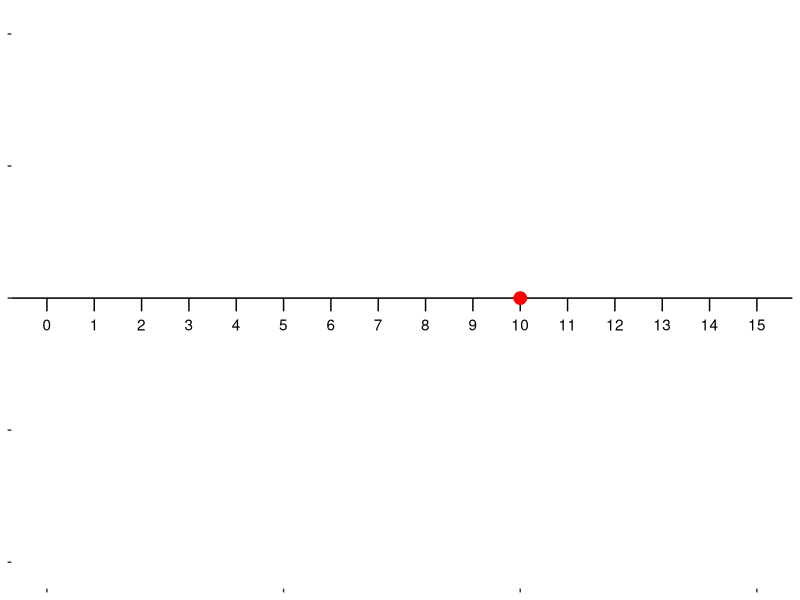
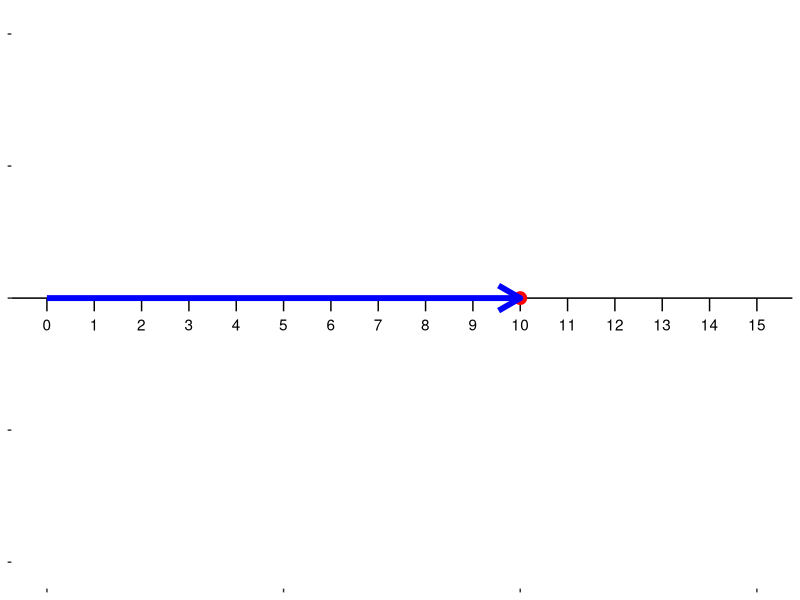
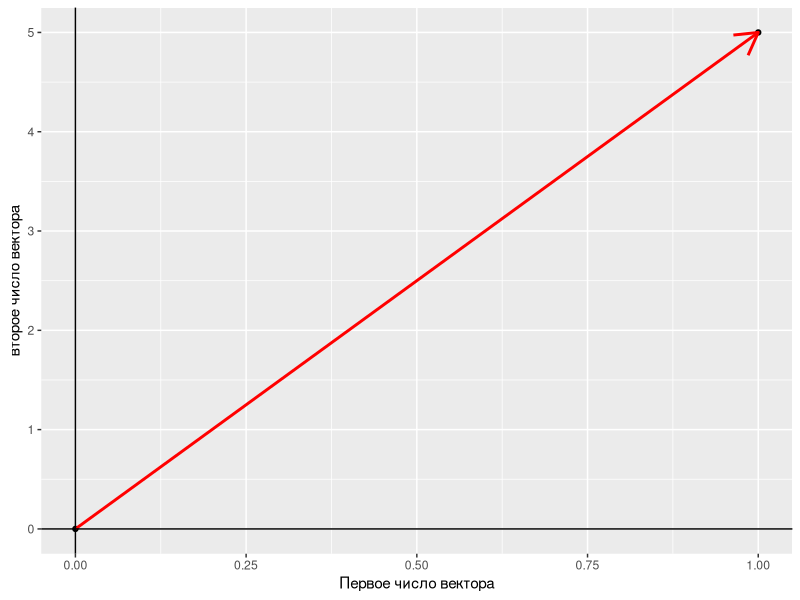
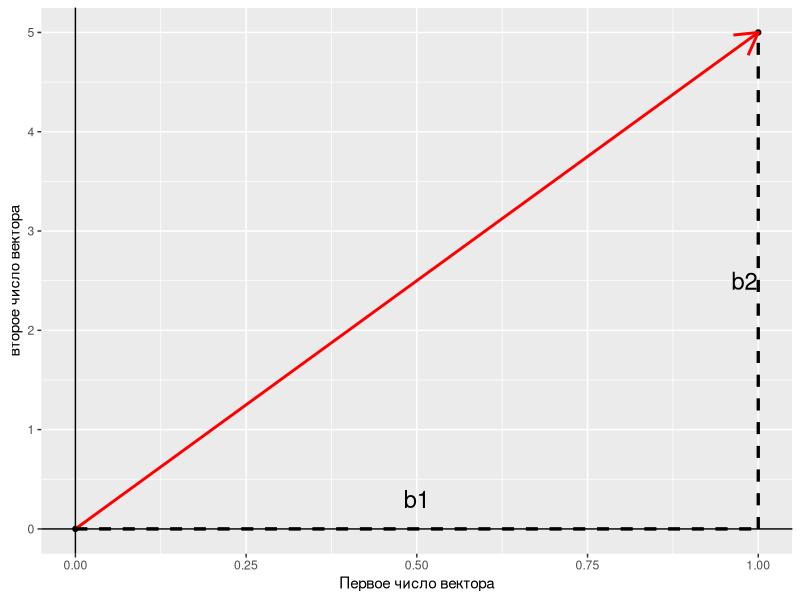
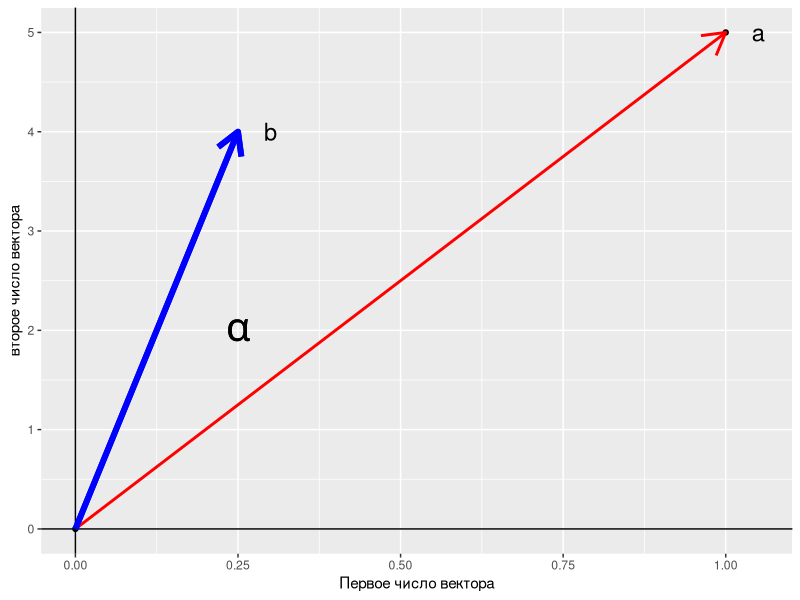
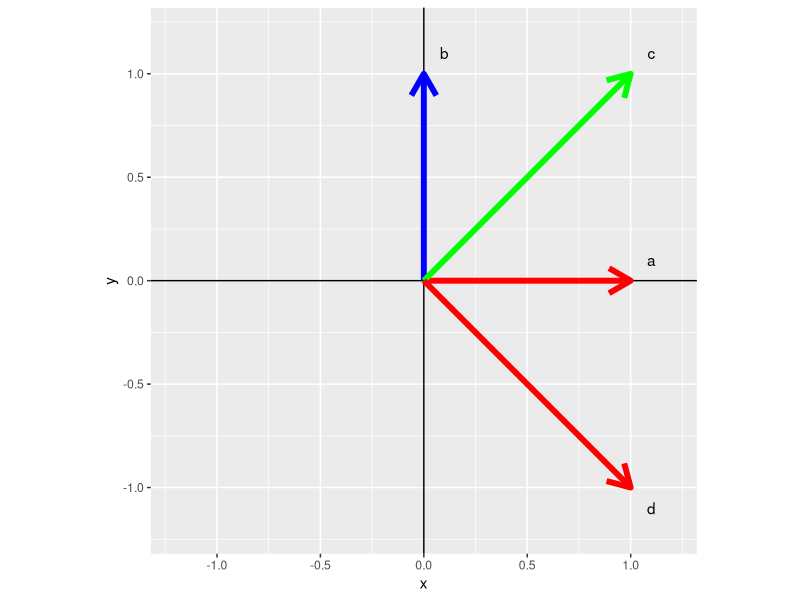
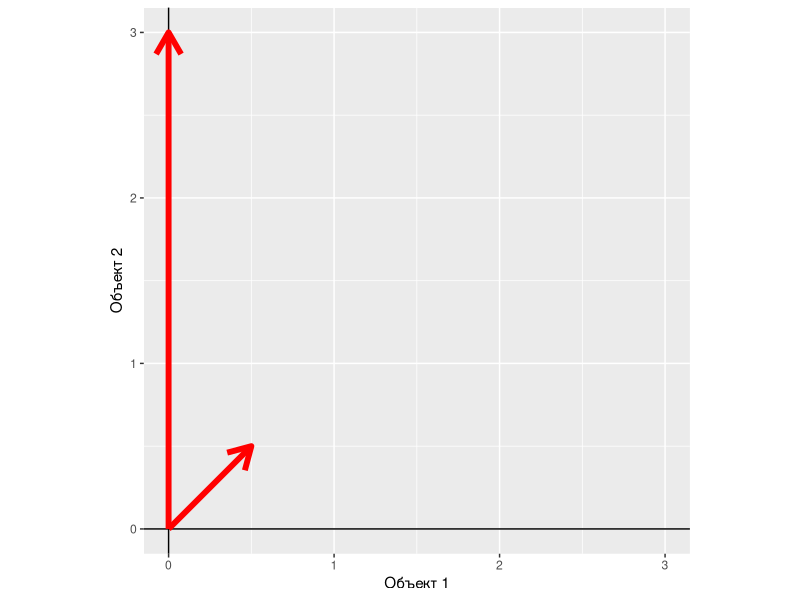
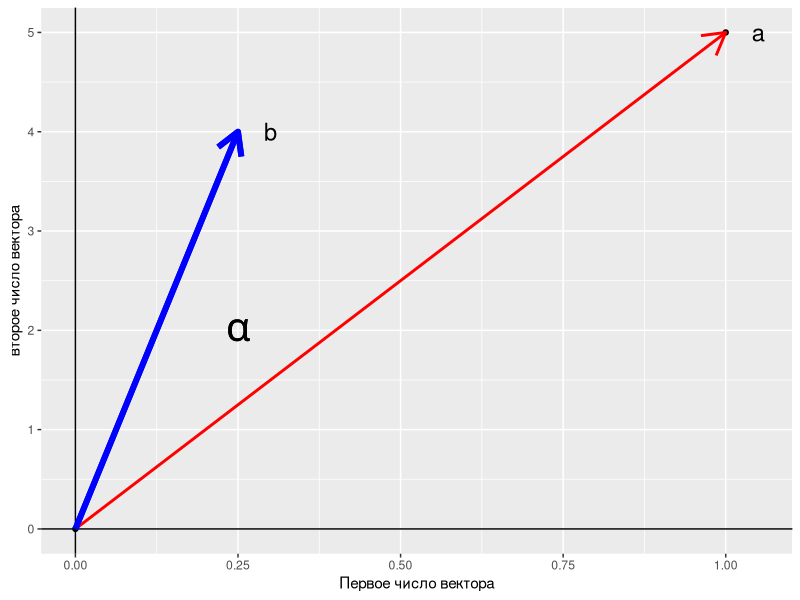

R code for these plots, in order: (Note: this script raises an error after producing the figures.)
## ---- chunk 1
# output options
options(width = 70, scipen = 6, digits = 3)
library(knitr)
library(ggplot2)
library(grid)
library(gridExtra)


# chunk default options
opts_chunk$set(fig.align='center', tidy = FALSE, fig.width = 7, fig.height = 3, warning = FALSE)

ar <- arrow(type = "closed", length = unit(0.15,"cm"))
## ---- chunk 2
matrix(1:12, ncol = 3)
## ---- chunk 3
diag(seq(1,5))
## ---- chunk 4
A <- matrix(1:12, ncol = 3)
A
## ---- chunk 5
B <- t(A)
B
## ---- chunk 6
A + 4
## ---- chunk 7
A + A
## ---- chunk 8
A * 4
## ---- chunk 9
A * c(10, 11, 12, 13)

## ---- chunk 10
seq(1, 10, 2)
## ---- chunk 11
rnorm(10, 0, 1)
## ---- chunk 12
runif(1)
## ---- chunk 13
Pl_numeric_axis <- ggplot() + geom_hline(yintercept = 0) + theme(panel.background = element_blank(), axis.title = element_blank(), axis.text.y = element_blank()) + xlim(0,15) + ylim(1,-1) + geom_text(aes(x = 0:15, y = 0.1, label = paste(c(0,1:15) ))) + geom_segment(aes(x = 0:15, xend = 0:15, y =0, yend = 0.05)) + theme(axis.text.x = element_blank())
## ---- chunk 14
Pl_numeric_axis + 
  geom_point(aes(x= 10, y = 0), color = "red", size = 4)
## ---- chunk 15
Pl_numeric_axis + 
  geom_point(aes(x= 10, y = 0), color = "red", size = 4) +
  geom_segment(aes(x = 0, xend = 10, y = 0, yend = 0), color="blue", size = 2, arrow = arrow())
## ---- chunk 16
a <- data.frame(x = c(0, 1), y = c(0, 5))

Pl_vector <- 
ggplot(a, aes(x, y)) + 
  geom_point() + 
  geom_path(arrow = arrow(), size = 1, color = "red") + 
  labs(x="Первое число вектора", y ="второе число вектора")  + geom_hline(yintercept = 0) +
  geom_vline(xintercept = 0)

Pl_vector

## ---- chunk 17
Pl_vector + 
  geom_segment(aes(x = 0, xend = 1, y = 0, yend = 0), linetype = 2, size = 1) +
  geom_segment(aes(x = 1, xend = 1, y = 0, yend = 5), linetype = 2, size = 1) +
  geom_text(aes(x = c(0.5, 0.98), y = c(0.3, 2.5), label = c("b1", "b2")), size = 6)
  

## ---- chunk 18
Vec <- 1:5

sqrt(sum(Vec^2))

norm(t(Vec), type = "F") #Аналогчное решение
## ---- chunk 19
a <- c(2, 3, 1, 1, 2)
b <- c(1200, 1300, 1100, 1500, 800)

a %*% b
## ---- chunk 20
# library(ggforce)
# 
# arcs <- data.frame(
#   start = seq(0, 2 * pi, length.out = 11)[-11],
#   end = seq(0, 2 * pi, length.out = 11)[-1],
#   r = rep(1:2, 5)
# )
# 

Pl_vector + geom_segment(aes(x = 0, xend = 0.25, y = 0, yend = 4), arrow = arrow(), color = "blue", size = 2) + geom_text(aes(x = c(1 + 0.05, 0.25 +0.05), y = c(5, 4), label = c("a", "b")), size = 6) +  geom_text(aes(x = 0.25, y = 2, label=(paste(expression(alpha))) ),parse = TRUE, size = 10)
## ---- chunk 21
a <- c(0, 1)
b <- c(1, 0)
c <- c(1, 1)
d <- c(1, -1)
## ---- chunk 22
#| echo: true
(a) %*% (b) #Ортогональны
(c) %*% (a) #Неортогональны
(c) %*% (b) #Неортогональны
(d) %*% (c) #Ортогональны
(c) %*% (a) #неортогональны
(b) %*% (d) #неортогональны


## ---- chunk 23

ggplot() + geom_vline(xintercept = 0) + geom_hline(yintercept = 0) + geom_segment(aes(x = 0, xend = 1, y = 0, yend = 0), arrow = arrow(), size = 2, color = "red")  + geom_segment(aes(x = 0, xend = 0, y = 0, yend = 1), arrow = arrow(), size = 2, color = "blue")   + geom_segment(aes(x = 0, xend = 1, y = 0, yend = 1), arrow = arrow(), size = 2, color = "green")  + geom_segment(aes(x = 0, xend = 1, y = 0, yend = -1), arrow = arrow(), size = 2, color = "red") + xlim(-1.2, 1.2) + ylim(-1.2,1.2) + coord_equal() + geom_text(aes(x=c(1.1, 0.1, 1.1, 1.1), y = c(0.1, 1.1, 1.1, -1.1), label=c("a", "b", "c", "d")))
## ---- chunk 24
Dat <- matrix(c(c(0.5, 0.5), c(0, 3)), nrow = 2)

row.names(Dat) <- c("Object1", "Object2")
colnames(Dat) <- c("Tr1", "Tr2") 

Dat_df <- as.data.frame(t(Dat))
Dat_df

ggplot(Dat_df) + geom_vline(xintercept = 0) + geom_hline(yintercept = 0) + geom_segment(aes(x = 0, xend = Object1, y = 0, yend = Object2), arrow = arrow(), size = 2, color = "red") + labs(x = "Объект 1", y = "Объект 2") + xlim(0, 3) + coord_fixed()
 
## ---- chunk 25
norm(t(Dat[ ,1 ]), type = "F") #Длина вектора Tr1 
norm(t(Dat[ , 2]), type = "F") #Длина вектора Tr2

## ---- chunk 26

cos_a <- (Dat[, 1] %*% Dat[, 2])/(norm(t(Dat[, 1]), type = "F") * 
                                    norm(t(Dat[, 2]), type = "F"))
cos_a
## ---- chunk 27
b <- data.frame(x = c(0, 0.25), y = c(0, 4))
Pl_vector + geom_segment(aes(x = 0, xend = 0.25, y = 0, yend = 4), arrow = arrow(), color = "blue", size = 2) + geom_text(aes(x = c(1 + 0.05, 0.25 +0.05), y = c(5, 4), label = c("a", "b")), size = 6) +  geom_text(aes(x = 0.25, y = 2, label=(paste(expression(alpha))) ),parse = TRUE, size = 10)
## ---- chunk 28
vec_a <- c(1, 5)
vec_b <- c(0.25, 4)

cos_alpha <- vec_a %*% vec_b / (norm(t(vec_a), type = "F") * norm(t(vec_b), type = "F")) 

cos_alpha
## ---- chunk 29
Pl_vector + geom_segment(aes(x = 0, xend = 0.25, y = 0, yend = 4), arrow = arrow(), color = "blue", size = 2) + geom_text(aes(x = c(1 + 0.05, 0.25 +0.05), y = c(5, 4), label = c("a", "b")), size = 6) +  geom_text(aes(x = 0.25, y = 2, label=(paste(expression(alpha))) ),parse = TRUE, size = 10)
## ---- chunk 30
vectors <- data.frame(a = c(1, 5), b = c(0.25, 4), c = c(-3, 0))
vectors

## ---- chunk 31
Pl_vector + 
  geom_segment(aes(x = 0, xend = 0.25, y = 0, yend = 4), arrow = arrow(), color = "blue", size = 2) + 
  geom_text(aes(x = c(1 + 0.05, 0.25 +0.05), y = c(5, 4), label = c("a", "b")), size = 6) +
  geom_segment(aes(x = 0, xend = -3, y = 0, yend = 0), arrow = arrow(), color = "darkgreen", size = 2) + 
    geom_text(aes(x = c(-3 - 0.05), y = c(0), label = c("с")), size = 6) 


## ---- chunk 32
#| echo: true

with(vectors, a %*% b/(norm(t(a), type = "F") * norm(t(b), type = "F")) )

with(vectors, a %*% c/(norm(t(a), type = "F") * norm(t(c), type = "F")) )

with(vectors, b %*% c/(norm(t(b), type = "F") * norm(t(c), type = "F")) )

## ---- chunk 33
#| echo: true

set.seed(12345)
vec_1 <- rnorm(100, 10, 1)
vec_2 <- -10*vec_1 + 10 + rnorm(100, 0, 10)
## ---- chunk 34
#| echo: true

cor(vec_1, vec_2)
## ---- chunk 35
#| echo: true

# Центрированные векторы
vec_1_c <- as.vector(scale(vec_1, 
                           center = T, scale = F))
vec_2_c <- as.vector(scale(vec_2, 
                           center = T, scale = F))

cos_alpha <- (vec_1_c %*% vec_2_c)/
  (norm(t(vec_1_c), type = "F")*
     norm(t(vec_2_c), type = "F"))

cos_alpha
## ---- chunk 36
Vec <- 1:5
Vec
## ---- chunk 37
normalized_Vec <- Vec/norm(t(Vec), type = "F")
normalized_Vec
## ---- chunk 38
norm(t(normalized_Vec), type = "F")

## ---- chunk 39
Dat <- matrix(c(c(0.5, 0.5), c(0, 3)), nrow = 2)

row.names(Dat) <- c("Object1", "Object2")
colnames(Dat) <- c("Tr1", "Tr2") 

Dat_df <- as.data.frame(t(Dat))

Dat_df_norm <- Dat_df

Dat_df
## ---- chunk 40
Dat_df_norm[1, ] <- Dat_df[1,]/norm(t(Dat_df[1,]), type = "F")

Dat_df_norm[2, ] <- Dat_df[2,]/norm(t(Dat_df[2,]), type = "F")

Dat_df_norm
## ---- chunk 41
ggplot() + geom_vline(xintercept = 0) + geom_hline(yintercept = 0) + geom_segment(dat = Dat_df, aes(x = 0, xend = Object1, y = 0, yend = Object2), arrow = arrow(), size = 2, color = "red") +  geom_segment(dat = Dat_df_norm, aes(x = 0, xend = Object1, y = 0, yend = Object2), arrow = arrow(), size = 2, color = "blue") + labs(x = "Объект 1", y = "Объект 2") + xlim (0, 3) + coord_fixed()

## ---- chunk 42
A
## ---- chunk 43
A %*% c(10, 10, 10)
## ---- chunk 44
c(10, 10, 10) %*% A
## ---- chunk 45
c(10, 10, 10, 10) %*% A
## ---- chunk 46
A %*% c(10, 10, 10, 10)
## ---- chunk 47
A
## ---- chunk 48
B
## ---- chunk 49
A %*% B
## ---- chunk 50

A %*% A

## ---- chunk 51
y = c(2,2,3,3,2,2,3,4,5,6,6,5,4,3,2)
x = c(2,3,4,5,6,7,7,7,6,5,4,3,2,2,2)

## ---- chunk 52
cbind((x), (y))
## ---- chunk 53
Matr <- as.data.frame(t(cbind((x), (y))))
Matr


## ---- chunk 54
Image <- cbind((x), (y))
Image

## ---- chunk 55

Image2 <- as.data.frame(cbind((x), (y)))

ggplot(Image2) + geom_segment(aes(x = 0, y = 0, xend = V1, yend = V2), arrow = arrow())

## ---- chunk 56
qplot(Image[,1], Image[,2] ) + geom_polygon(fill = "red") + coord_fixed()

## ---- chunk 57
phi <- 30  # Угол в градусах, 
# на который надо повернуть объект

angle <- phi*pi/180 # Угол в радианах

# Вращающая матрица
Rot <- matrix(c(cos(angle), sin(angle), 
                -sin(angle), cos(angle)), nrow = 2)


# Перобразованние исходной матрицы 
# с помощью вращающей матрицы

Image_trans <-   t((Rot) %*% t(Image))     


qplot(Image_trans[,1], Image_trans[,2] ) + 
  geom_polygon(fill = "red") + 
  coord_fixed()


## ---- chunk 58
Scale <- matrix(c(1, 0, 0, 2), nrow = 2)

Image_trans2 <-   t((Scale) %*% t(Image_trans))     

qplot(Image_trans2[,1], Image_trans2[,2] ) + 
  geom_polygon(fill = "red") + 
  coord_fixed()

## ---- chunk 59

library(gridExtra)

X_back <- rnorm(20, 0, 4)
Y_back <- rnorm(20, 1, 4)

XY <- data.frame(x = X_back, y = Y_back)

meanX <- 0
meanY <- 1
Xmin <- -5
Xmax <- 5
Ymin <- -5
Ymax <- 5

X <- 2
Y <- 4
X1 <- -2
Y1 <- -4
X2 <- 2
Y2 <- -4

ar <- arrow(type = "closed", length = unit(0.15,"cm"))

Pl_positiv1 <- 
  ggplot() + 
  geom_point(data = XY, aes(x = X, y = Y), color = "lightgrey") + 
  geom_point(aes(x = c(meanX, X), y = c(meanY, Y))) +
  xlim(Xmin, Xmax) + ylim(Ymin, Ymax) + guides(size = "none") + 
  geom_segment(aes(x = meanX, y = meanY, xend = X - 0.2, yend = Y - 0.2), arrow = ar) +
  geom_segment(aes(x = meanX, y = meanY, xend = meanX, yend = Ymin), linetype = 2) +
  geom_segment(aes(x = meanX, y = meanY, xend = Xmin, yend = meanY), linetype = 2) +
  geom_segment(aes(x = X, y = Y, xend = Xmin, yend = Y), linetype = 2) +
  geom_segment(aes(x = X, y = Y, xend = X, yend = Ymin), linetype = 2) +
  geom_segment(aes(x = meanX, y = Ymin, xend = X, yend = Ymin), arrow = ar, color = ("red"), size = 1) + 
  labs(x = "x", y = "y") +
  geom_segment(aes(x = Xmin, y = meanY, xend = Xmin, yend = Y), arrow = ar, color = ("red"), size = 1) + 
  ggtitle("Положительные\nотклонения") 


Pl_positiv2 <- 
  ggplot() + 
  geom_point(data = XY, aes(x = X, y = Y), color = ("lightgrey")) + 
  geom_point(aes(x = c(meanX, X1), y = c(meanY, Y1))) +
  xlim(Xmin, Xmax) + ylim(Ymin, Ymax) + guides(size = "none") + 
  geom_segment(aes(x = meanX, y = meanY, xend = X1 + 0.2, yend = Y1 + 0.2), arrow = ar) +
  geom_segment(aes(x = meanX, y = meanY, xend = meanX, yend = Ymin), linetype = 2) +
  geom_segment(aes(x = meanX, y = meanY, xend = Xmin, yend = meanY), linetype = 2) +
  geom_segment(aes(x = X1, y = Y1, xend = Xmin, yend = Y1), linetype = 2) +
  geom_segment(aes(x = X1, y = Y1, xend = X1, yend = Ymin), linetype = 2) +
  geom_segment(aes(x = meanX, y = Ymin, xend = X1, yend = Ymin), arrow = ar, color = ("blue"), size = 1) + 
  geom_segment(aes(x = Xmin, y = meanY, xend = Xmin, yend = Y1), arrow = ar, color = ("blue"), size = 1) + 
  labs(x = "x", y = "y") +
  ggtitle("Отрицательные\nотклонения")

Pl_negative <- 
  ggplot() + 
  geom_point(data = XY, aes(x = X, y = Y), color = ("lightgrey")) + 
  geom_point(aes(x = c(meanX, X2), y = c(meanY, Y2))) +
  xlim(Xmin, Xmax) + ylim(Ymin, Ymax) + guides(size = "none") + 
  geom_segment(aes(x = meanX, y = meanY, xend = X2 - 0.2, yend = Y2 + 0.2), arrow = ar) +
  geom_segment(aes(x = meanX, y = meanY, xend = meanX, yend = Ymin), linetype = 2) +
  geom_segment(aes(x = meanX, y = meanY, xend = Xmin, yend = meanY), linetype = 2) +
  geom_segment(aes(x = X2, y = Y2, xend =Xmin, yend = Y2), linetype = 2) +
  geom_segment(aes(x = X2, y = Y2, xend = X, yend = Ymin), linetype = 2) +
  geom_segment(aes(x = meanX, y = Ymin, xend = X2, yend = Ymin), arrow = ar, color = ("red"), size = 1)+ 
  geom_segment(aes(x = Xmin, y = meanY, xend = Xmin, yend = Y2), arrow = ar, color = ("blue"), size = 1) + 
  labs(x = "x", y = "y") +
  ggtitle("Отклонения\nв разных направлениях")

grid.arrange(Pl_positiv1, Pl_positiv2, Pl_negative, nrow = 1)

## ---- chunk 60
M <- matrix(c(1,2,3,4,5,5,2,1,2,5,2,1,3,5,4,6,8,4,0,2), ncol = 4)
M
## ---- chunk 61
Cent_M <- scale(M, center = TRUE, scale = FALSE) 
Cent_M
## ---- chunk 62
# Вычисление вручную
Cov_M <- (t(Cent_M) %*% Cent_M)/(nrow(M) - 1)
Cov_M
## ---- chunk 63
cov(M) # Стандартная функция R
## ---- chunk 64
diag(Cov_M)
## ---- chunk 65
apply(M, 2, FUN = function(x)sd(x)^2)
## ---- chunk 66
Stand_M <- scale(M, center = TRUE, scale = TRUE)
Stand_M
## ---- chunk 67
# Вычисление вручную
Cor_M <- (t(Stand_M) %*% Stand_M)/(nrow(M) - 1)
Cor_M
## ---- chunk 68
cor(M) # Стандартная функция R
## ---- chunk 69
X <- matrix(c(seq(1, 8),10), nrow = 3, byrow = T)
X
## ---- chunk 70
det(X)
## ---- chunk 71
solve(X)
## ---- chunk 72
round(solve(X) %*% X )
